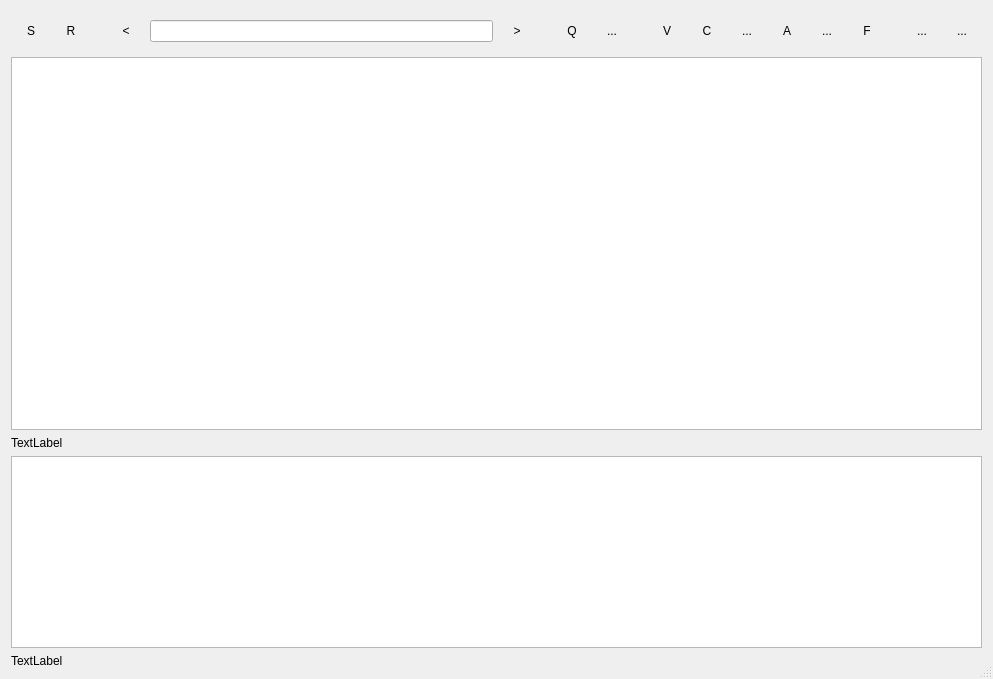
<ui version="4.0" >
 <class>TagEditorDlg</class>
 <widget class="QDialog" name="TagEditorDlg" >
  <property name="geometry" >
   <rect>
    <x>0</x>
    <y>0</y>
    <width>993</width>
    <height>679</height>
   </rect>
  </property>
  <property name="windowTitle" >
   <string>MP3 Diags - Tag editor</string>
  </property>
  <property name="sizeGripEnabled" >
   <bool>true</bool>
  </property>
  <layout class="QVBoxLayout" >
   <item>
    <widget class="QWidget" native="1" name="widget_6" >
     <layout class="QHBoxLayout" >
      <property name="spacing" >
       <number>0</number>
      </property>
      <property name="leftMargin" >
       <number>0</number>
      </property>
      <property name="topMargin" >
       <number>0</number>
      </property>
      <property name="rightMargin" >
       <number>0</number>
      </property>
      <property name="bottomMargin" >
       <number>0</number>
      </property>
      <item>
       <widget class="QToolButton" name="m_pSaveB" >
        <property name="minimumSize" >
         <size>
          <width>40</width>
          <height>40</height>
         </size>
        </property>
        <property name="maximumSize" >
         <size>
          <width>40</width>
          <height>40</height>
         </size>
        </property>
        <property name="focusPolicy" >
         <enum>Qt::NoFocus</enum>
        </property>
        <property name="toolTip" >
         <string>Save</string>
        </property>
        <property name="text" >
         <string>S</string>
        </property>
        <property name="icon" >
         <iconset resource="Mp3Diags.qrc" >:/images/document-save.svg</iconset>
        </property>
        <property name="iconSize" >
         <size>
          <width>36</width>
          <height>36</height>
         </size>
        </property>
        <property name="autoRaise" >
         <bool>true</bool>
        </property>
       </widget>
      </item>
      <item>
       <widget class="QToolButton" name="m_pReloadB" >
        <property name="minimumSize" >
         <size>
          <width>40</width>
          <height>40</height>
         </size>
        </property>
        <property name="maximumSize" >
         <size>
          <width>40</width>
          <height>40</height>
         </size>
        </property>
        <property name="focusPolicy" >
         <enum>Qt::NoFocus</enum>
        </property>
        <property name="toolTip" >
         <string>Reset</string>
        </property>
        <property name="text" >
         <string>R</string>
        </property>
        <property name="icon" >
         <iconset resource="Mp3Diags.qrc" >:/images/edit-undo.svg</iconset>
        </property>
        <property name="iconSize" >
         <size>
          <width>36</width>
          <height>36</height>
         </size>
        </property>
        <property name="autoRaise" >
         <bool>true</bool>
        </property>
       </widget>
      </item>
      <item>
       <spacer>
        <property name="orientation" >
         <enum>Qt::Horizontal</enum>
        </property>
        <property name="sizeType" >
         <enum>QSizePolicy::Fixed</enum>
        </property>
        <property name="sizeHint" >
         <size>
          <width>15</width>
          <height>15</height>
         </size>
        </property>
       </spacer>
      </item>
      <item>
       <widget class="QToolButton" name="m_pPrevB" >
        <property name="minimumSize" >
         <size>
          <width>40</width>
          <height>40</height>
         </size>
        </property>
        <property name="maximumSize" >
         <size>
          <width>40</width>
          <height>40</height>
         </size>
        </property>
        <property name="focusPolicy" >
         <enum>Qt::NoFocus</enum>
        </property>
        <property name="toolTip" >
         <string>Previous [Ctrl+P]</string>
        </property>
        <property name="text" >
         <string>&lt;</string>
        </property>
        <property name="icon" >
         <iconset resource="Mp3Diags.qrc" >:/images/go-previous.svg</iconset>
        </property>
        <property name="iconSize" >
         <size>
          <width>36</width>
          <height>36</height>
         </size>
        </property>
        <property name="shortcut" >
         <string>Ctrl+P</string>
        </property>
        <property name="autoRaise" >
         <bool>true</bool>
        </property>
        <property name="arrowType" >
         <enum>Qt::NoArrow</enum>
        </property>
       </widget>
      </item>
      <item>
       <spacer>
        <property name="orientation" >
         <enum>Qt::Horizontal</enum>
        </property>
        <property name="sizeType" >
         <enum>QSizePolicy::Fixed</enum>
        </property>
        <property name="sizeHint" >
         <size>
          <width>4</width>
          <height>15</height>
         </size>
        </property>
       </spacer>
      </item>
      <item>
       <widget class="QLineEdit" name="m_pCrtDirTagEdtE" >
        <property name="toolTip" >
         <string>Folder</string>
        </property>
        <property name="readOnly" >
         <bool>true</bool>
        </property>
       </widget>
      </item>
      <item>
       <spacer>
        <property name="orientation" >
         <enum>Qt::Horizontal</enum>
        </property>
        <property name="sizeType" >
         <enum>QSizePolicy::Fixed</enum>
        </property>
        <property name="sizeHint" >
         <size>
          <width>4</width>
          <height>15</height>
         </size>
        </property>
       </spacer>
      </item>
      <item>
       <widget class="QToolButton" name="m_pNextB" >
        <property name="minimumSize" >
         <size>
          <width>40</width>
          <height>40</height>
         </size>
        </property>
        <property name="maximumSize" >
         <size>
          <width>40</width>
          <height>40</height>
         </size>
        </property>
        <property name="focusPolicy" >
         <enum>Qt::NoFocus</enum>
        </property>
        <property name="toolTip" >
         <string>Next [Ctrl+N]</string>
        </property>
        <property name="text" >
         <string>></string>
        </property>
        <property name="icon" >
         <iconset resource="Mp3Diags.qrc" >:/images/go-next.svg</iconset>
        </property>
        <property name="iconSize" >
         <size>
          <width>36</width>
          <height>36</height>
         </size>
        </property>
        <property name="shortcut" >
         <string>Ctrl+N</string>
        </property>
        <property name="autoRaise" >
         <bool>true</bool>
        </property>
        <property name="arrowType" >
         <enum>Qt::NoArrow</enum>
        </property>
       </widget>
      </item>
      <item>
       <spacer>
        <property name="orientation" >
         <enum>Qt::Horizontal</enum>
        </property>
        <property name="sizeType" >
         <enum>QSizePolicy::Fixed</enum>
        </property>
        <property name="sizeHint" >
         <size>
          <width>15</width>
          <height>15</height>
         </size>
        </property>
       </spacer>
      </item>
      <item>
       <widget class="QToolButton" name="m_pQueryDiscogsB" >
        <property name="minimumSize" >
         <size>
          <width>40</width>
          <height>40</height>
         </size>
        </property>
        <property name="maximumSize" >
         <size>
          <width>40</width>
          <height>40</height>
         </size>
        </property>
        <property name="focusPolicy" >
         <enum>Qt::NoFocus</enum>
        </property>
        <property name="toolTip" >
         <string>Query Discogs</string>
        </property>
        <property name="text" >
         <string>Q</string>
        </property>
        <property name="icon" >
         <iconset resource="Mp3Diags.qrc" >:/images/discogs.png</iconset>
        </property>
        <property name="iconSize" >
         <size>
          <width>36</width>
          <height>36</height>
         </size>
        </property>
        <property name="autoRaise" >
         <bool>true</bool>
        </property>
       </widget>
      </item>
      <item>
       <widget class="QToolButton" name="m_pQueryMusicBrainzB" >
        <property name="minimumSize" >
         <size>
          <width>40</width>
          <height>40</height>
         </size>
        </property>
        <property name="maximumSize" >
         <size>
          <width>40</width>
          <height>40</height>
         </size>
        </property>
        <property name="focusPolicy" >
         <enum>Qt::NoFocus</enum>
        </property>
        <property name="toolTip" >
         <string>Query MusicBrainz</string>
        </property>
        <property name="text" >
         <string>...</string>
        </property>
        <property name="icon" >
         <iconset resource="Mp3Diags.qrc" >:/images/musicbrainz_logo1.svg</iconset>
        </property>
        <property name="iconSize" >
         <size>
          <width>36</width>
          <height>36</height>
         </size>
        </property>
        <property name="autoRaise" >
         <bool>true</bool>
        </property>
       </widget>
      </item>
      <item>
       <spacer>
        <property name="orientation" >
         <enum>Qt::Horizontal</enum>
        </property>
        <property name="sizeType" >
         <enum>QSizePolicy::Fixed</enum>
        </property>
        <property name="sizeHint" >
         <size>
          <width>15</width>
          <height>15</height>
         </size>
        </property>
       </spacer>
      </item>
      <item>
       <widget class="QToolButton" name="m_pVarArtistsB" >
        <property name="minimumSize" >
         <size>
          <width>40</width>
          <height>40</height>
         </size>
        </property>
        <property name="maximumSize" >
         <size>
          <width>40</width>
          <height>40</height>
         </size>
        </property>
        <property name="focusPolicy" >
         <enum>Qt::NoFocus</enum>
        </property>
        <property name="toolTip" >
         <string>Toggle "Various Artists"</string>
        </property>
        <property name="text" >
         <string>V</string>
        </property>
        <property name="icon" >
         <iconset resource="Mp3Diags.qrc" >:/images/va_va.svg</iconset>
        </property>
        <property name="iconSize" >
         <size>
          <width>36</width>
          <height>36</height>
         </size>
        </property>
        <property name="autoRaise" >
         <bool>true</bool>
        </property>
       </widget>
      </item>
      <item>
       <widget class="QToolButton" name="m_pCopyFirstB" >
        <property name="minimumSize" >
         <size>
          <width>40</width>
          <height>40</height>
         </size>
        </property>
        <property name="maximumSize" >
         <size>
          <width>40</width>
          <height>40</height>
         </size>
        </property>
        <property name="focusPolicy" >
         <enum>Qt::NoFocus</enum>
        </property>
        <property name="toolTip" >
         <string>Copy field(s) from first line</string>
        </property>
        <property name="text" >
         <string>C</string>
        </property>
        <property name="icon" >
         <iconset resource="Mp3Diags.qrc" >:/images/duplicate_first.svg</iconset>
        </property>
        <property name="iconSize" >
         <size>
          <width>36</width>
          <height>36</height>
         </size>
        </property>
        <property name="autoRaise" >
         <bool>true</bool>
        </property>
       </widget>
      </item>
      <item>
       <widget class="QToolButton" name="m_pSortB" >
        <property name="minimumSize" >
         <size>
          <width>40</width>
          <height>40</height>
         </size>
        </property>
        <property name="maximumSize" >
         <size>
          <width>40</width>
          <height>40</height>
         </size>
        </property>
        <property name="focusPolicy" >
         <enum>Qt::NoFocus</enum>
        </property>
        <property name="toolTip" >
         <string>Sort by track number</string>
        </property>
        <property name="text" >
         <string>...</string>
        </property>
        <property name="icon" >
         <iconset resource="Mp3Diags.qrc" >:/images/sort_asc.svg</iconset>
        </property>
        <property name="iconSize" >
         <size>
          <width>36</width>
          <height>36</height>
         </size>
        </property>
        <property name="autoRaise" >
         <bool>true</bool>
        </property>
       </widget>
      </item>
      <item>
       <widget class="QToolButton" name="m_pToggleAssignedB" >
        <property name="minimumSize" >
         <size>
          <width>40</width>
          <height>40</height>
         </size>
        </property>
        <property name="maximumSize" >
         <size>
          <width>40</width>
          <height>40</height>
         </size>
        </property>
        <property name="focusPolicy" >
         <enum>Qt::NoFocus</enum>
        </property>
        <property name="toolTip" >
         <string>Toggle "assigned" state</string>
        </property>
        <property name="text" >
         <string>A</string>
        </property>
        <property name="icon" >
         <iconset resource="Mp3Diags.qrc" >:/images/assgn-some.svg</iconset>
        </property>
        <property name="iconSize" >
         <size>
          <width>36</width>
          <height>36</height>
         </size>
        </property>
        <property name="autoRaise" >
         <bool>true</bool>
        </property>
       </widget>
      </item>
      <item>
       <widget class="QToolButton" name="m_pPasteB" >
        <property name="minimumSize" >
         <size>
          <width>40</width>
          <height>40</height>
         </size>
        </property>
        <property name="maximumSize" >
         <size>
          <width>40</width>
          <height>40</height>
         </size>
        </property>
        <property name="focusPolicy" >
         <enum>Qt::NoFocus</enum>
        </property>
        <property name="toolTip" >
         <string>Paste</string>
        </property>
        <property name="text" >
         <string>...</string>
        </property>
        <property name="icon" >
         <iconset resource="Mp3Diags.qrc" >:/images/edit-paste.svg</iconset>
        </property>
        <property name="iconSize" >
         <size>
          <width>36</width>
          <height>36</height>
         </size>
        </property>
        <property name="shortcut" >
         <string>Ctrl+V</string>
        </property>
        <property name="autoRaise" >
         <bool>true</bool>
        </property>
       </widget>
      </item>
      <item>
       <widget class="QToolButton" name="m_pEditPatternsB" >
        <property name="minimumSize" >
         <size>
          <width>40</width>
          <height>40</height>
         </size>
        </property>
        <property name="maximumSize" >
         <size>
          <width>40</width>
          <height>40</height>
         </size>
        </property>
        <property name="focusPolicy" >
         <enum>Qt::NoFocus</enum>
        </property>
        <property name="toolTip" >
         <string>Edit file patterns</string>
        </property>
        <property name="text" >
         <string>F</string>
        </property>
        <property name="icon" >
         <iconset resource="Mp3Diags.qrc" >:/images/patterns.svg</iconset>
        </property>
        <property name="iconSize" >
         <size>
          <width>36</width>
          <height>36</height>
         </size>
        </property>
        <property name="autoRaise" >
         <bool>true</bool>
        </property>
       </widget>
      </item>
      <item>
       <spacer>
        <property name="orientation" >
         <enum>Qt::Horizontal</enum>
        </property>
        <property name="sizeType" >
         <enum>QSizePolicy::Fixed</enum>
        </property>
        <property name="sizeHint" >
         <size>
          <width>15</width>
          <height>15</height>
         </size>
        </property>
       </spacer>
      </item>
      <item>
       <widget class="QToolButton" name="m_pPaletteB" >
        <property name="minimumSize" >
         <size>
          <width>40</width>
          <height>40</height>
         </size>
        </property>
        <property name="maximumSize" >
         <size>
          <width>40</width>
          <height>40</height>
         </size>
        </property>
        <property name="focusPolicy" >
         <enum>Qt::NoFocus</enum>
        </property>
        <property name="toolTip" >
         <string>Background colors</string>
        </property>
        <property name="text" >
         <string>...</string>
        </property>
        <property name="icon" >
         <iconset resource="Mp3Diags.qrc" >:/images/palette.svg</iconset>
        </property>
        <property name="iconSize" >
         <size>
          <width>36</width>
          <height>36</height>
         </size>
        </property>
        <property name="autoRaise" >
         <bool>true</bool>
        </property>
       </widget>
      </item>
      <item>
       <widget class="QToolButton" name="m_pConfigB" >
        <property name="minimumSize" >
         <size>
          <width>40</width>
          <height>40</height>
         </size>
        </property>
        <property name="maximumSize" >
         <size>
          <width>40</width>
          <height>40</height>
         </size>
        </property>
        <property name="text" >
         <string>...</string>
        </property>
        <property name="icon" >
         <iconset resource="Mp3Diags.qrc" >:/images/configure.svg</iconset>
        </property>
        <property name="iconSize" >
         <size>
          <width>36</width>
          <height>36</height>
         </size>
        </property>
        <property name="autoRaise" >
         <bool>true</bool>
        </property>
       </widget>
      </item>
     </layout>
    </widget>
   </item>
   <item>
    <widget class="QWidget" native="1" name="widget_4" >
     <property name="sizePolicy" >
      <sizepolicy vsizetype="Expanding" hsizetype="Preferred" >
       <horstretch>0</horstretch>
       <verstretch>4</verstretch>
      </sizepolicy>
     </property>
     <layout class="QVBoxLayout" >
      <property name="leftMargin" >
       <number>0</number>
      </property>
      <property name="topMargin" >
       <number>0</number>
      </property>
      <property name="rightMargin" >
       <number>0</number>
      </property>
      <property name="bottomMargin" >
       <number>0</number>
      </property>
      <item>
       <widget class="QTableView" name="m_pCurrentAlbumG" />
      </item>
      <item>
       <widget class="QWidget" native="1" name="m_pImagesW" >
        <layout class="QHBoxLayout" >
         <property name="leftMargin" >
          <number>0</number>
         </property>
         <property name="topMargin" >
          <number>0</number>
         </property>
         <property name="rightMargin" >
          <number>0</number>
         </property>
         <property name="bottomMargin" >
          <number>0</number>
         </property>
         <item>
          <widget class="QLabel" name="m_pRemovable1L" >
           <property name="text" >
            <string>TextLabel</string>
           </property>
          </widget>
         </item>
        </layout>
       </widget>
      </item>
     </layout>
    </widget>
   </item>
   <item>
    <widget class="QWidget" native="1" name="widget_5" >
     <layout class="QVBoxLayout" >
      <property name="leftMargin" >
       <number>0</number>
      </property>
      <property name="topMargin" >
       <number>0</number>
      </property>
      <property name="rightMargin" >
       <number>0</number>
      </property>
      <property name="bottomMargin" >
       <number>0</number>
      </property>
      <item>
       <widget class="QTableView" name="m_pCurrentFileG" >
        <property name="sizePolicy" >
         <sizepolicy vsizetype="Fixed" hsizetype="Expanding" >
          <horstretch>0</horstretch>
          <verstretch>0</verstretch>
         </sizepolicy>
        </property>
        <property name="selectionMode" >
         <enum>QAbstractItemView::NoSelection</enum>
        </property>
       </widget>
      </item>
      <item>
       <widget class="QWidget" native="1" name="m_pPatternsW" >
        <layout class="QHBoxLayout" >
         <property name="leftMargin" >
          <number>0</number>
         </property>
         <property name="topMargin" >
          <number>0</number>
         </property>
         <property name="rightMargin" >
          <number>0</number>
         </property>
         <property name="bottomMargin" >
          <number>0</number>
         </property>
         <item>
          <widget class="QLabel" name="m_pRemovable2L" >
           <property name="text" >
            <string>TextLabel</string>
           </property>
          </widget>
         </item>
        </layout>
       </widget>
      </item>
     </layout>
    </widget>
   </item>
  </layout>
 </widget>
 <resources>
  <include location="Mp3Diags.qrc" />
 </resources>
 <connections/>
</ui>
